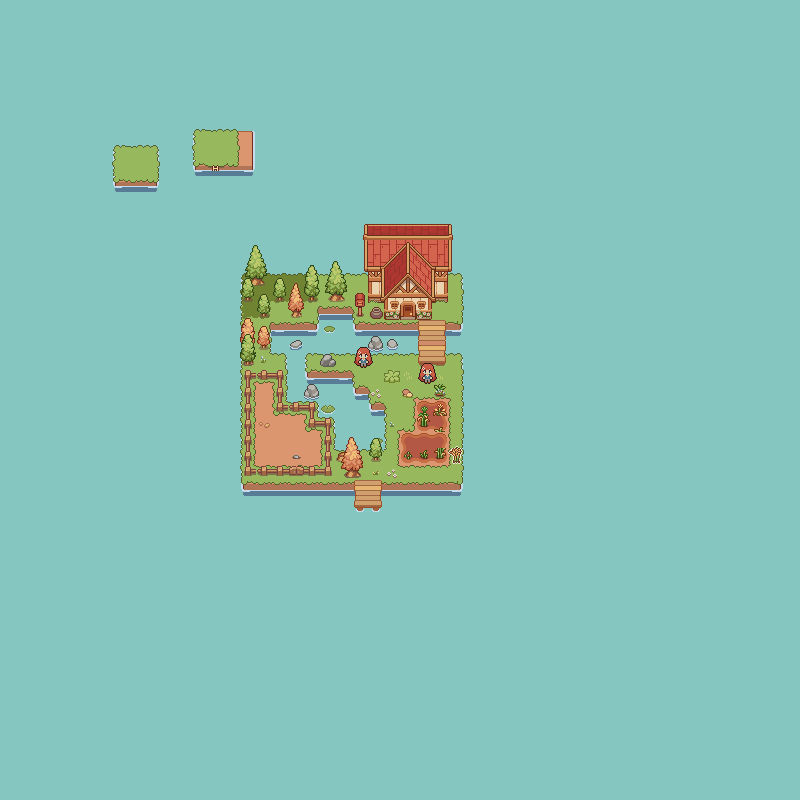

A level layout from a 2D game, rendered from its tile map. Below: a short description, then the map file with tile-grid data replaced by summaries:
An orthogonal 50x50 tile map with 16x16 px tiles, 16 tile layers (水, 土, 草, 图块层 15, ...), 11 tilesets.

<map version="1.10" tiledversion="1.12.2" orientation="orthogonal" renderorder="right-down" width="50" height="50" tilewidth="16" tileheight="16" infinite="0" nextlayerid="24" nextobjectid="5">
 <editorsettings>
  <export target="map01.tscn" format="tscn" />
 </editorsettings>
 <tileset firstgid="1" source="terrainA.tsx" />
 <tileset firstgid="41" source="terrainB.tsx" />
 <tileset firstgid="361" source="terrainC.tsx" />
 <tileset firstgid="811" source="water-ani.tsx" />
 <tileset firstgid="979" source="decorations_tilemap.tsx" />
 <tileset firstgid="1021" source="Props.tsx" />
 <tileset firstgid="1063" source="house_A.tsx" />
 <tileset firstgid="1117" source="house_B.tsx" />
 <tileset firstgid="1157" source="tree.tsx" />
 <tileset firstgid="1220" source="crop.tsx" />
 <tileset firstgid="1292" source="角色_F.tsx" />
 <layer id="1" name="水" width="50" height="50">
  <data>[2500 cells, 2437 non-empty, 24 distinct tile ids]</data>
 </layer>
 <layer id="2" name="土" width="50" height="50">
  <data>[2500 cells, 188 non-empty, 19 distinct tile ids]</data>
 </layer>
 <layer id="3" name="草" width="50" height="50">
  <data>[2500 cells, 172 non-empty, 38 distinct tile ids]</data>
 </layer>
 <layer id="22" name="图块层 15" width="50" height="50">
  <data>[2500 cells, 6 non-empty, 6 distinct tile ids]</data>
 </layer>
 <layer id="21" name="作物b" width="50" height="50">
  <data>[2500 cells, 5 non-empty, 5 distinct tile ids]</data>
 </layer>
 <layer id="20" name="作物" width="50" height="50">
  <data>[2500 cells, 8 non-empty, 8 distinct tile ids]</data>
 </layer>
 <layer id="4" name="装饰" width="50" height="50">
  <data>[2500 cells, 33 non-empty, 25 distinct tile ids]</data>
 </layer>
 <layer id="12" name="fangzib" width="50" height="50">
  <data>[2500 cells, 15 non-empty, 9 distinct tile ids]</data>
 </layer>
 <layer id="11" name="房子" width="50" height="50">
  <data>[2500 cells, 9 non-empty, 9 distinct tile ids]</data>
 </layer>
 <layer id="13" name="瓦" width="50" height="50">
  <data>[2500 cells, 21 non-empty, 9 distinct tile ids]</data>
 </layer>
 <layer id="14" name="瓦b" width="50" height="50">
  <data>[2500 cells, 20 non-empty, 20 distinct tile ids]</data>
 </layer>
 <layer id="18" name="图块层 11" width="50" height="50">
  <data>[2500 cells, 36 non-empty, 26 distinct tile ids]</data>
 </layer>
 <layer id="19" name="图块层 12" width="50" height="50">
  <data>[2500 cells, 11 non-empty, 11 distinct tile ids]</data>
 </layer>
 <layer id="5" name="道具" width="50" height="50">
  <data>[2500 cells, 40 non-empty, 24 distinct tile ids]</data>
 </layer>
 <layer id="9" name="窗户" width="50" height="50">
  <data>[2500 cells, 6 non-empty, 6 distinct tile ids]</data>
 </layer>
 <layer id="23" name="角色" width="50" height="50">
  <data>[2500 cells, 1 non-empty, 1 distinct tile ids]</data>
 </layer>
</map>
